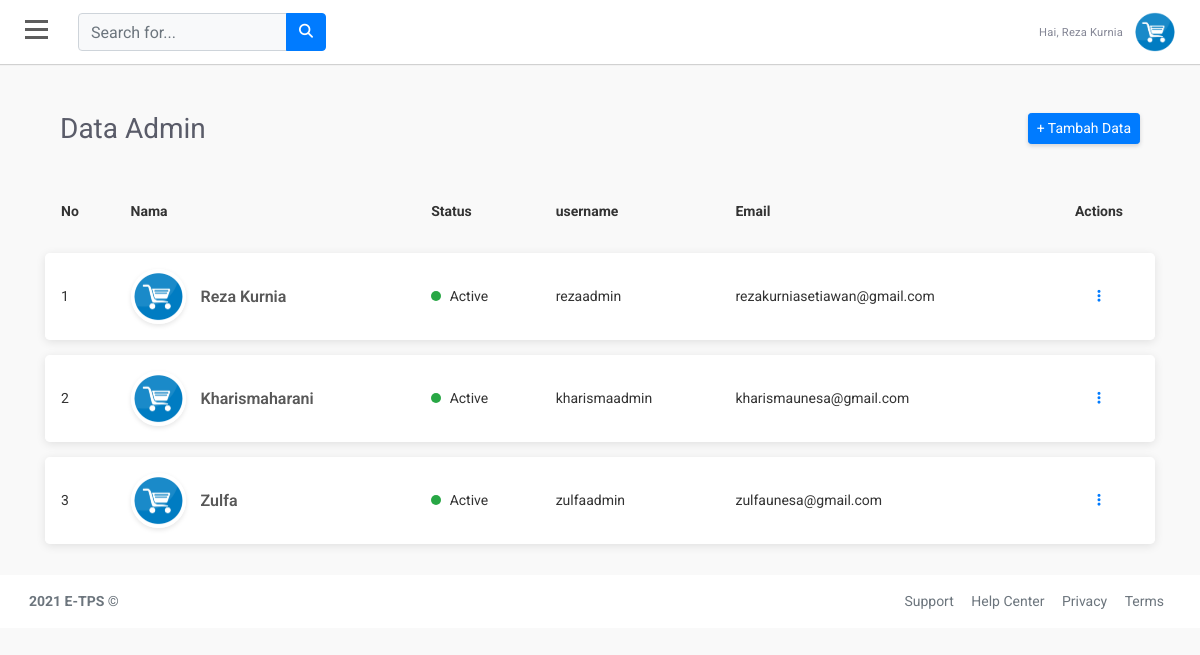
Screenshot of /dashboard/menuadmin.php (signed in) with the database file from the repository.
### tables this page shows
CREATE TABLE `user` (
  `id` int(11) NOT NULL,
  `nama` varchar(100) NOT NULL,
  `email` varchar(100) NOT NULL,
  `username` varchar(100) NOT NULL,
  `password` varchar(50) NOT NULL,
  `hakakses` varchar(100) NOT NULL
);

### dashboard/menuadmin.php (the view, shortened to what this page needs)
<?php
include('../koneksi.php');
?>
<!doctype html>
<html lang="en">
<head>
  <link rel="stylesheet" href="https://stackpath.bootstrapcdn.com/bootstrap/4.1.3/css/bootstrap.min.css">
  <link rel="stylesheet" href="https://use.fontawesome.com/releases/v5.7.2/css/all.css">
  <link rel="stylesheet" href="https://cdnjs.cloudflare.com/ajax/libs/font-awesome/4.7.0/css/font-awesome.min.css">
  <link href="//netdna.bootstrapcdn.com/font-awesome/3.2.1/css/font-awesome.css" rel="stylesheet">
  <link rel="stylesheet" href="font/font/flaticon.css">
  <link rel="stylesheet" type="text/css" href="../asset/style.css">
  <link rel="stylesheet" type="text/css" href="../asset/tabeladmin.css">
  <link rel="stylesheet" href="https://cdnjs.cloudflare.com/ajax/libs/sweetalert/1.1.3/sweetalert.css">
</head>
<body>
  <div id="wrapper">
    <div id="page-content-wrapper">
      <div id="content">
        <div class="container-fluid p-0 px-lg-0 px-md-0">
          <nav class="navbar navbar-expand navbar-light my-navbar">
            <div type="button" id="bar" class="nav-icon1 hamburger animated fadeInLeft is-closed" data-toggle="offcanvas">
              <span></span>
              <span></span>
              <span></span>
            </div>
            <form class="d-none d-sm-inline-block form-inline navbar-search">
              <div class="input-group">
                <input type="text" class="form-control bg-light " placeholder="Search for..." aria-label="Search">
                <div class="input-group-append">
                  <button class="btn btn-primary" type="button">
                    <i class="fas fa-search fa-sm"></i>
                  </button>
                </div>
              </div>
            </form>
            <ul class="navbar-nav ml-auto">
              <?php
              $tampilPeg    = mysqli_query($koneksi, "SELECT * FROM user WHERE username='$_SESSION[username]'");
              $peg    = mysqli_fetch_array($tampilPeg);
              ?>
              <li class="nav-item dropdown">
                <a class="nav-link dropdown-toggle" href="#" id="userDropdown" role="button" data-toggle="dropdown">
                  <span class="mr-2 d-none d-lg-inline text-gray-600 small">Hai, <?= $peg['nama'] ?></span>
                  <img class="img-profile rounded-circle" src="../img/logo.png">
                </a>
              </li>
            </ul>
          </nav>
          <section>
            <div class="container"><br>
              <div class="col-md-12 mt-lg-4 mt-4">
                <div class="d-sm-flex align-items-center justify-content-between mb-4">
                  <h1 class="h3 mb-0 text-gray-800">Data Admin</h1>
                  <a href="aksi/tambahadmin.php" class="d-none d-sm-inline-block btn btn-sm btn-primary shadow-sm">+ Tambah Data</a>
                </div>
              </div>
              <table class="table">
                <thead>
                  <tr>
                    <th>No </th>
                    <th>Nama </th>
                    <th>Status</th>
                    <th>username</th>
                    <th>Email</th>
                    <th>Actions</th>
                  </tr>
                </thead>
                <tbody>
                  <?php
                  $query = "SELECT * FROM user ORDER BY id ASC";
                  $result = mysqli_query($koneksi, $query);
                  $no = 1;
                  while ($row = mysqli_fetch_assoc($result)) {
                  ?>
                    <tr>
                      <td><?php echo $no; ?></td>
                      <td>
                        <div class="user-info">
                          <div class="user-info__img">
                            <img src="../img/logo.PNG" alt="User Img">
                          </div>
                          <div class="user-info__basic">
                            <h5 class="mb-0"><?php echo $row['nama']; ?></h5>
                          </div>
                        </div>
                      </td>
                      <td>
                        <span class="active-circle bg-success"></span> Active
                      </td>
                      <td><?php echo $row['username']; ?></td>
                      <td><?php echo $row['email']; ?></td>
                      <td>
                        <div class="dropdown open">
                          <a href="#!" class="px-2" id="triggerId1" data-toggle="dropdown" aria-haspopup="true" aria-expanded="false">
                            <i class="fa fa-ellipsis-v"></i>
                          </a>
                        </div>
                      </td>
                    </tr>
                  <?php
                    $no++;
                  }
                  ?>
                </tbody>
              </table>
            </div>
          </section>
        </div>
        <footer class="footer">
          <div class="container-fluid">
            <div class="row text-muted">
              <div class="col-6 text-left">
                <p class="mb-0">
                  <a href="index.html" class="text-muted"><strong>2021 E-TPS </strong></a> &copy
                </p>
              </div>
              <div class="col-6 text-right">
                <ul class="list-inline">
                  <li class="footer-item">
                    <a class="text-muted" href="#">Support</a>
                  </li>
                  <li class="footer-item">
                    <a class="text-muted" href="#">Help Center</a>
                  </li>
                  <li class="footer-item">
                    <a class="text-muted" href="#">Privacy</a>
                  </li>
                  <li class="footer-item">
                    <a class="text-muted" href="#">Terms</a>
                  </li>
                </ul>
              </div>
            </div>
          </div>
        </footer>
      </div>
    </div>
  </div>
</body>
</html>

### asset/style.css (style rules this page uses)
body { position: relative; overflow-x:hidden; background: #f7f7fc; font-family: 'Roboto', sans-serif; }
body, html { height: 100%; }
.navbar-nav > li > a ,.submenu-box ul li a { color:rgb(255, 255, 255)!important; text-transform: capitalize; font-size: 14px; padding:10px 10px 10px 20px!important; display: block; font-weight: 400; position: relative; z-index: 2; font-family: 'Roboto', sans-serif; letter-spacing: .2px; }
.navbar-nav li { display:block!important; margin:2px 0px; }
.nav-item .nav-link { display:block; color:white!important; text-transform:capitalize; text-decoration: none; padding:6px 10px; transition:0.4s ease; }
#page-content-wrapper { width: 100%; transition: all 0.5s ease; }
.nav-icon1 { z-index: 999; position:relative; display: block; width:23px; margin:0px 30px 0px 25px; cursor:pointer; height: 25px; }
.nav-icon1 span { position:absolute; top:0; width:100%; height:3px; cursor:pointer; background-color:#5d5d5d; left:0; transform:rotate(0deg); transition:.30s ease-in-out; }
.nav-icon1 span:nth-of-type(1) { top:0; }
.nav-icon1 span:nth-of-type(2) { top:8px; }
.nav-icon1 span:nth-of-type(3) { top:16px; }
.my-navbar { padding:0px; background-color:white; box-shadow: 0 1px 1px 0 rgba(0,0,0,.16); }
.text-gray-600 { color: #858796!important; }
.nav-link .img-profile { height:40px; width:40px; }
.dropdown, .dropleft, .dropright, .dropup { position: relative; }
.text-gray-800 { color: #5a5c69!important; font-size: 1.75rem; font-weight: 400; line-height: 1.2; }
.shadow-sm { box-shadow: 0 .125rem .25rem 0 rgba(58,59,69,.2)!important; }
.btn-sm { padding: .25rem .5rem; font-size: .875rem; line-height: 1.5; border-radius: .2rem; }
.table td, .table th { padding: 1rem; font-size:14px; color:#333; vertical-align: top; border-top: 1px solid #dee2e6; }
.table h5 { font-size: 16px; font-weight:600; color:#585858; }
footer.footer { padding: 1rem .875rem; direction: ltr; background: #fff; }
footer.footer ul { margin:0px; list-style:none; }
.footer ul li { display:inline-block; margin:0px 7px; }
.text-muted { color: #6c757d!important; font-size:14px; }

### asset/tabeladmin.css (style rules this page uses)
body { background: #f9f9f9; font-family: "Roboto", sans-serif; }
.table { border-spacing: 0 15px; border-collapse: separate; }
.table thead tr th, .table thead tr td, .table tbody tr th, .table tbody tr td { vertical-align: middle; border: none; }
.table thead tr th:nth-last-child(1), .table thead tr td:nth-last-child(1), .table tbody tr th:nth-last-child(1), .table tbody tr td:nth-last-child(1) { text-align: center; }
.table tbody tr { box-shadow: 0 2px 10px rgba(0, 0, 0, 0.1); border-radius: 5px; }
.table tbody tr td { background: #fff; }
.table tbody tr td:nth-child(1) { border-radius: 5px 0 0 5px; }
.table tbody tr td:nth-last-child(1) { border-radius: 0 5px 5px 0; }
.user-info { display: flex; align-items: center; }
.user-info__img img { margin-right: 15px; height: 55px; width: 55px; border-radius: 45px; border: 3px solid #fff; box-shadow: 0 2px 5px rgba(0, 0, 0, 0.1); }
.active-circle { height: 10px; width: 10px; border-radius: 10px; margin-right: 5px; display: inline-block; }

### rows the page displays
user: nama "Reza Kurnia", username "rezaadmin", email "rezakurniasetiawan@gmail.com"
user: nama "Kharismaharani", username "kharismaadmin", email "kharismaunesa@gmail.com"
user: nama "Zulfa", username "zulfaadmin", email "zulfaunesa@gmail.com"
